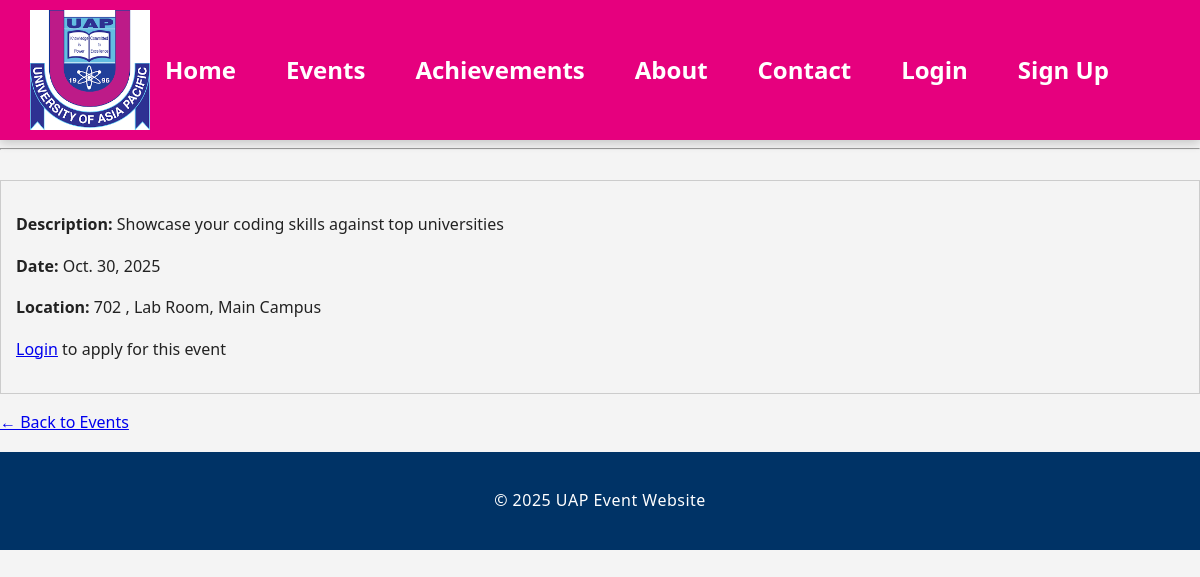
Page /events/9/ on the committed database.
### events/models.py (models this page shows, shortened)
class Event(models.Model):
    CATEGORY_CHOICES = [
        ('WORKSHOP', 'Workshop'),
        ('COMPETITION', 'Competition'),
        ('FAIR', 'Fair'),
        ('SEMINAR', 'Seminar'),
        ('CONFERENCE', 'Conference'),
    ]
    name = models.CharField(max_length=100)
    date = models.DateField()
    description = models.TextField()
    location = models.CharField(max_length=200)
    category = models.CharField(max_length=20, choices=CATEGORY_CHOICES, default='COMPETITION')
    password_required = models.BooleanField(default=False)
    allow_teams = models.BooleanField(default=False)  # NEW: Whether event allows teams
    max_team_size = models.IntegerField(default=4)   # NEW: Maximum team members

### events/views.py (the view)
# urls.py: path('events/<int:event_id>/', views.event_detail, name='event_detail'),
def event_detail(request, event_id):
    event = get_object_or_404(Event, id=event_id)
    return render(request, 'events/event_detail.html', {'event': event})

### events/templates/events/event_detail.html (shortened to what this page needs)
{% extends 'base.html' %}
{% block content %}
<div style="border:1px solid #ccc; padding:15px; margin-bottom:15px;">
    <p><strong>Description:</strong> {{ event.description }}</p>
    <p><strong>Date:</strong> {{ event.date }}</p>
    <p><strong>Location:</strong> {{ event.location }}</p>
    {% if user.is_authenticated %}
        <form action="{% url 'apply_event' event.id %}" method="post">
            {% csrf_token %}
            <button type="submit">Apply</button>
        </form>
    {% else %}
        <p><a href="{% url 'login' %}">Login</a> to apply for this event</p>
    {% endif %}
</div>
<p><a href="{% url 'events_list' %}">← Back to Events</a></p>
{% endblock %}

### events/static/events/style.css (style rules this page uses)
body { margin: 0; font-family: 'Segoe UI', sans-serif; background-color: #f4f4f4; color: #222; line-height: 1.6; }
html { scroll-behavior: smooth; }

### rows in the picture
Event: description "Showcase your coding skills against top universities", date "Oct. 30, 2025", location "702 , Lab Room, Main Campus"
